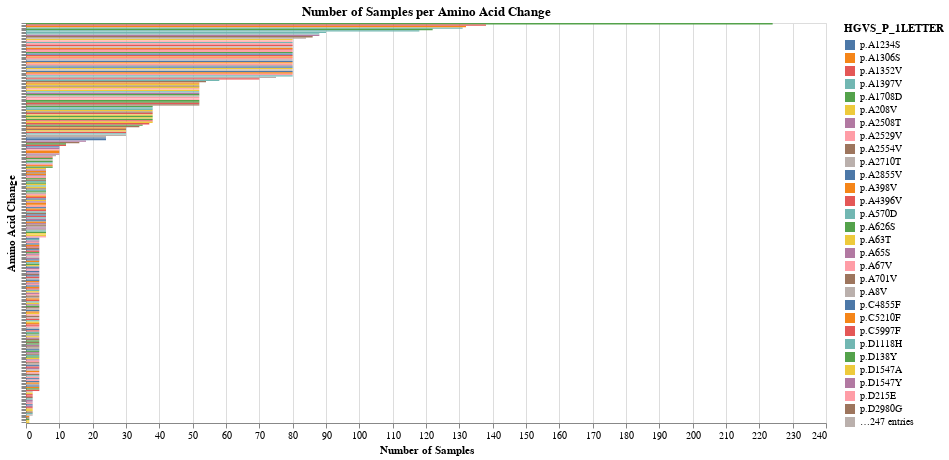

Write notebook code for a chart like this one.
### Code cell
data = pd.read_csv('../data/modified_full_variants_long_table.csv')

filtered_data = data[
    (data['FILTER'] == 'PASS') & 
    (data['REF'].isin(['A', 'T', 'C', 'G'])) &
    (data['ALT'].isin(['A', 'T', 'C', 'G'])) &
    (data['EFFECT'] == 'missense_variant') # only looks at missense mutations 
]


amino_acid_counts = filtered_data.groupby('HGVS_P_1LETTER')['SAMPLE'].nunique().reset_index()
amino_acid_counts.columns = ['HGVS_P_1LETTER', 'Unique_Sample_Count']

chart = alt.Chart(amino_acid_counts).mark_bar().encode(
    x=alt.X('Unique_Sample_Count:Q', title='Number of Samples'),
    y=alt.Y('HGVS_P_1LETTER:N', title='Amino Acid Change', sort='-x', axis=alt.Axis(labels=False)), # mod sort -x / x to reverse top/bottom
    color='HGVS_P_1LETTER:N',
    tooltip=['HGVS_P_1LETTER', 'Unique_Sample_Count']
).properties(
    title='Number of Samples per Amino Acid Change',
    width=800,
    height=400
)#.interactive()

chart

### Figure 1 — Vega-Lite specification as saved in the notebook (floating-point values rounded to 4 significant figures; data arrays with more than 128 entries replaced by an {"elided": "..."} marker saying what was removed)
{"$schema": "https://vega.github.io/schema/vega-lite/v5.17.0.json", "config": {"view": {"continuousHeight": 300, "continuousWidth": 300}}, "data": {"name": "data-f40f33d643639c024ad25d2e96a9404d"}, "datasets": {"data-f40f33d643639c024ad25d2e96a9404d": {"elided": "276 records"}}, "encoding": {"color": {"field": "HGVS_P_1LETTER", "type": "nominal"}, "tooltip": [{"field": "HGVS_P_1LETTER", "type": "nominal"}, {"field": "Unique_Sample_Count", "type": "quantitative"}], "x": {"field": "Unique_Sample_Count", "title": "Number of Samples", "type": "quantitative"}, "y": {"axis": {"labels": false}, "field": "HGVS_P_1LETTER", "sort": "-x", "title": "Amino Acid Change", "type": "nominal"}}, "height": 400, "mark": {"type": "bar"}, "title": "Number of Samples per Amino Acid Change", "width": 800}
